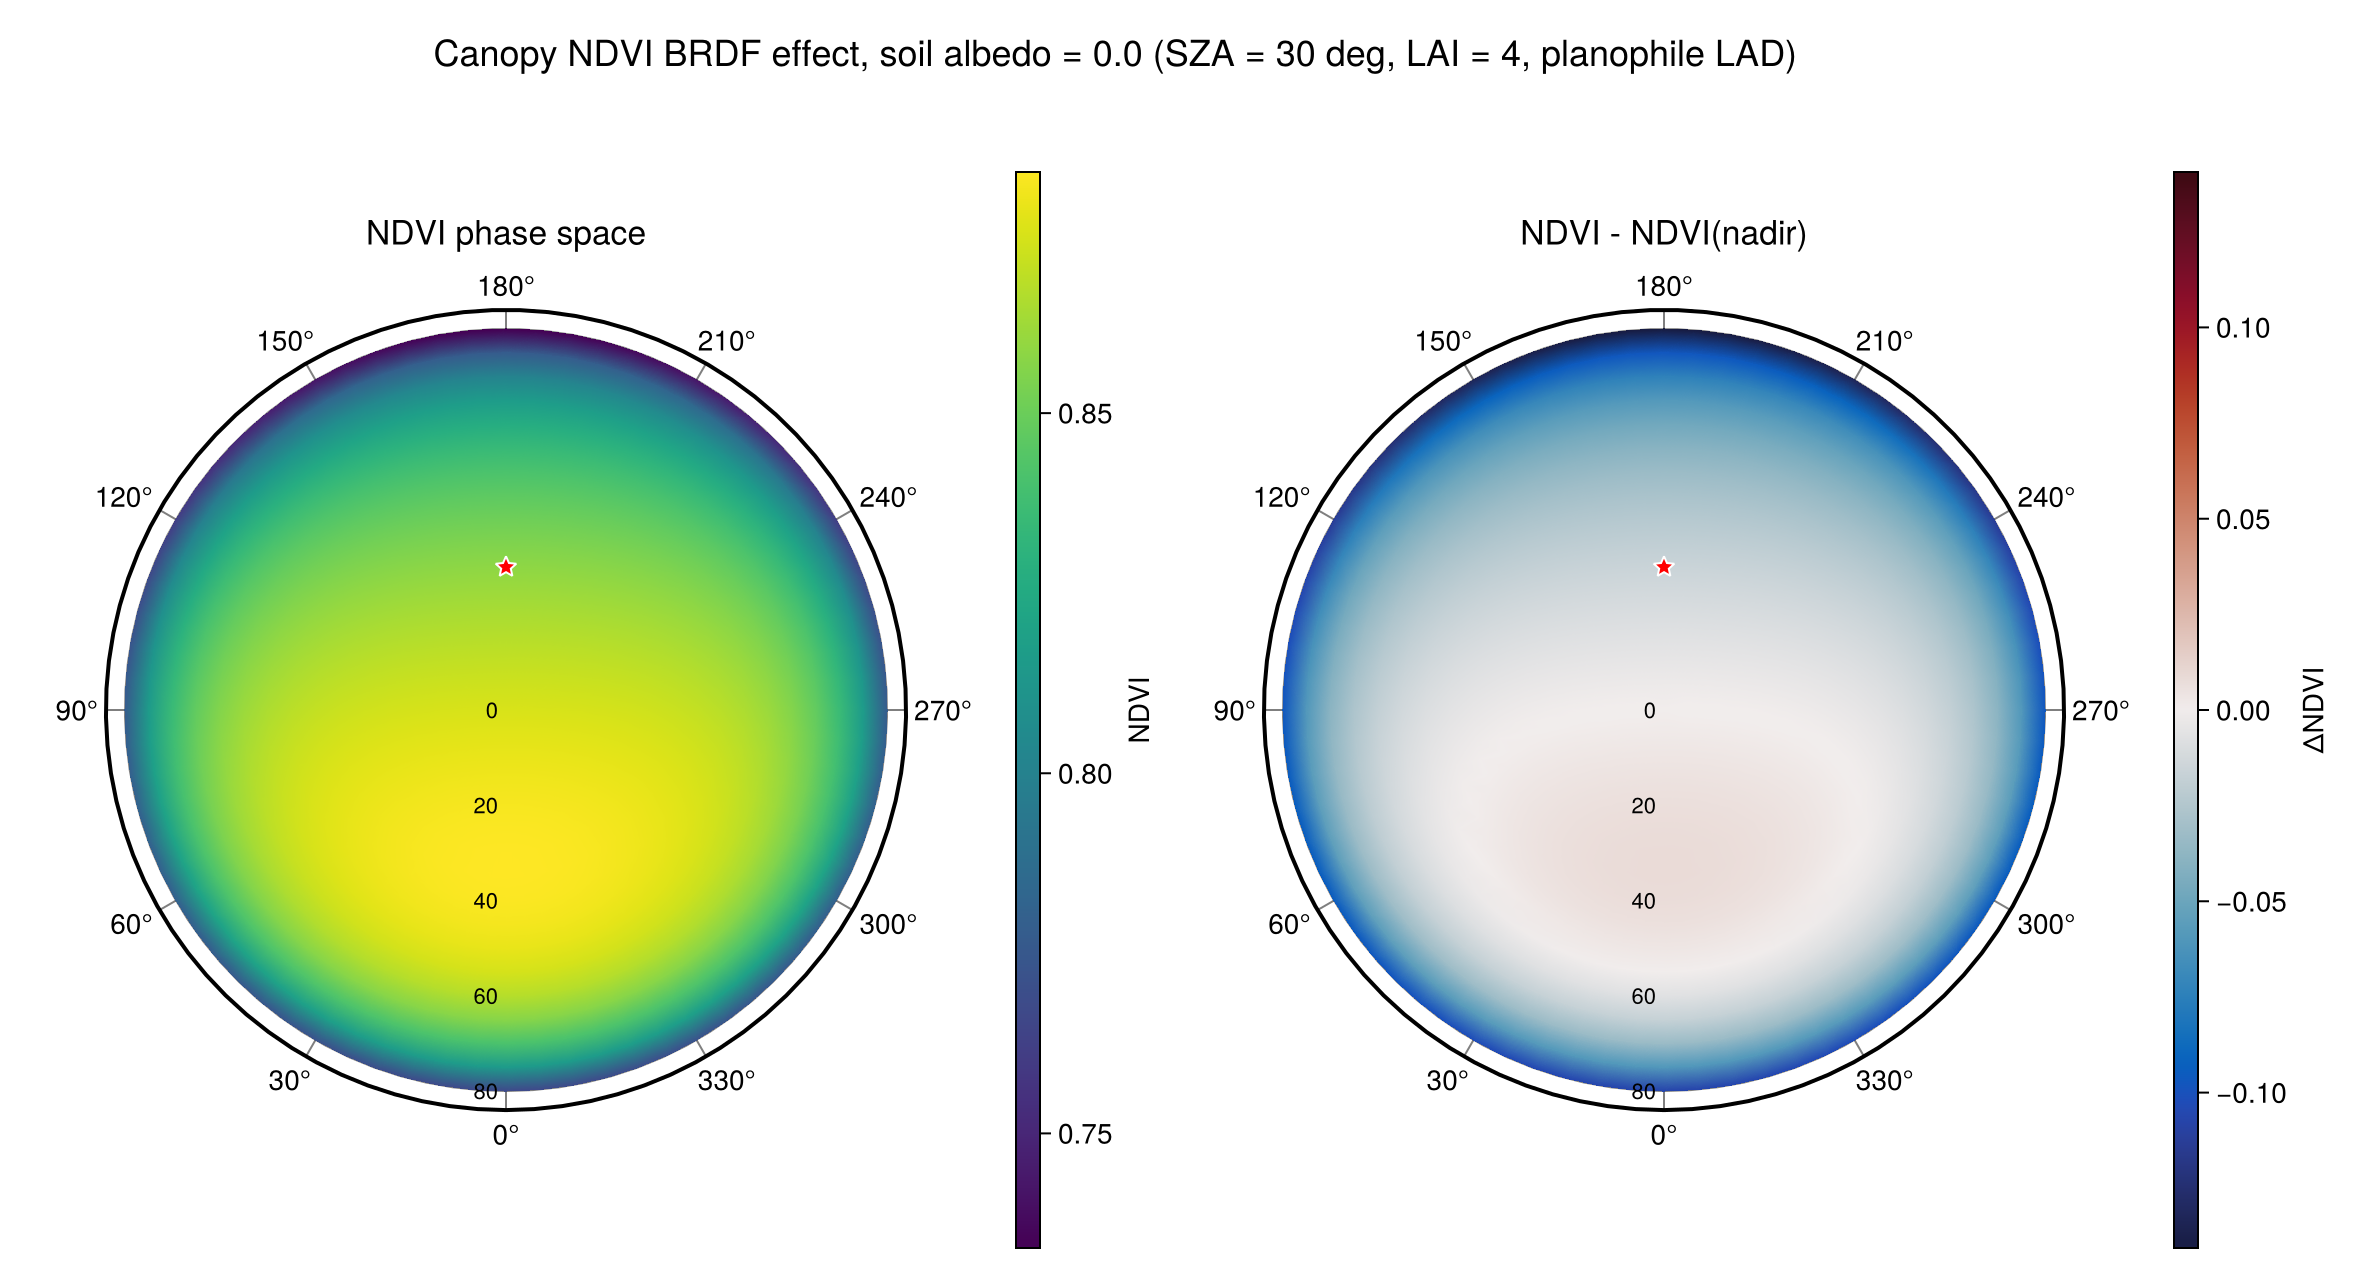

The Julia source for this figure:
# =================================================================
# Full phase-space canopy NDVI BRDF effect at 685 and 800 nm
#
# This is a no-gas, no-LUT sandbox. It runs 685 and 800 nm together over a
# dense (VZA, VAZ) grid, computes NDVI, and plots the angular structure for a
# black Lambertian soil (albedo = 0).
#
# Run with:
#   julia --project=docs sandbox/canopy_ndvi_phase_albedo0_685_800nm.jl
# =================================================================

using vSmartMOM
using vSmartMOM.CoreRT
using CanopyOptics
using CairoMakie
using Statistics

const λ_nm = [685.0, 800.0]
const ν_cm⁻¹ = 1e7 ./ λ_nm
const sza_deg = 30.0

vzas_deg = collect(0.0:5.0:80.0)
vazs_deg = collect(0.0:5.0:355.0)
n_vza, n_vaz = length(vzas_deg), length(vazs_deg)

vza_all = repeat(vzas_deg; inner=n_vaz)
vaz_all = repeat(vazs_deg; outer=n_vza)

function no_absorption_phase_params()
    # Minimal, no-absorption scene. The pressure thickness is 0.01 hPa, so
    # Rayleigh scattering above the canopy is negligible but the usual RT
    # machinery still has a valid atmospheric layer.
    return parameters_from_dict(Dict{String,Any}(
        "radiative_transfer" => Dict{String,Any}(
            "spec_bands" => [string("[", join(ν_cm⁻¹, " "), "]")],
            "surface" => ["LambertianSurfaceScalar(0.0)"],
            "quadrature_type" => "RadauQuad()",
            "polarization_type" => "Stokes_I()",
            "max_m" => 8,
            "Δ_angle" => 2.0,
            "l_trunc" => 64,
            "depol" => -1.0,
            "float_type" => "Float64",
            "architecture" => "CPU()",
        ),
        "geometry" => Dict{String,Any}(
            "sza" => sza_deg,
            "vza" => vza_all,
            "vaz" => vaz_all,
            "obs_alt" => 1000.0,
        ),
        "atmospheric_profile" => Dict{String,Any}(
            "T" => [285.0],
            "p" => [1012.99, 1013.0],
            "profile_reduction" => -1,
        ),
    ))
end

leaf = CanopyOptics.LeafProspectProProperties(
    N = 1.5,
    Ccab = 40.0,
    Ccar = 8.0,
    Canth = 0.0,
    Cbrown = 0.0,
    Cw = 0.012,
    Cm = 0.009,
    Cprot = 0.0,
    Ccbc = 0.0,
)

opti = CanopyOptics.createLeafOpticalStruct(400.0:1.0:2500.0)
T_leaf_grid, R_leaf_grid = CanopyOptics.prospect(leaf, opti)
λ_grid = [Float64(v.val) for v in opti.λ]
grid_idx = [findmin(abs.(λ_grid .- λ))[2] for λ in λ_nm]
R_leaf = R_leaf_grid[grid_idx]
T_leaf = T_leaf_grid[grid_idx]

params = no_absorption_phase_params()
params.brdf[1] = CanopySurface(;
    soil = LambertianSurfaceScalar(0.0),
    LAI = 4.0,
    n_layers = 1,
    LAD = CanopyOptics.planophile_leaves2(Float64),
    leaf_reflectance = R_leaf,
    leaf_transmittance = T_leaf,
    leaf_optics_grid = λ_nm,
    grid_unit = :nm,
)

model = model_from_parameters(params)
R, _ = rt_run(model)
println("R size (dirs, stokes, λ): ", size(R))

R_red_grid = permutedims(reshape(R[:, 1, 1], n_vaz, n_vza))
R_nir_grid = permutedims(reshape(R[:, 1, 2], n_vaz, n_vza))
NDVI_grid = (R_nir_grid .- R_red_grid) ./ (R_nir_grid .+ R_red_grid)

nadir_ndvi = mean(NDVI_grid[1, :])
ΔNDVI_grid = NDVI_grid .- nadir_ndvi

println("685 nm reflectance extrema: ", extrema(R_red_grid))
println("800 nm reflectance extrema: ", extrema(R_nir_grid))
println("NDVI extrema: ", extrema(NDVI_grid))
println("NDVI at nadir: ", nadir_ndvi)
println("ΔNDVI from nadir extrema: ", extrema(ΔNDVI_grid))

θ_rad = deg2rad.(vcat(vazs_deg, 360.0))
NDVI_plot = hcat(NDVI_grid, NDVI_grid[:, 1])
ΔNDVI_plot = hcat(ΔNDVI_grid, ΔNDVI_grid[:, 1])
Δlim = maximum(abs, ΔNDVI_grid)

fig = Figure(size = (1180, 640))

ax_ndvi = PolarAxis(fig[1, 1];
    title = "NDVI phase space",
    theta_0 = π / 2,
    direction = -1,
    rticks = 0:20:80,
    rticklabelsize = 11,
    thetaticks = (deg2rad.(0:30:330), string.(0:30:330) .* "°"),
)
hm_ndvi = surface!(ax_ndvi, θ_rad, vzas_deg, NDVI_plot';
                   colormap = :viridis, shading = NoShading)
Colorbar(fig[1, 2], hm_ndvi; label = "NDVI")

ax_delta = PolarAxis(fig[1, 3];
    title = "NDVI - NDVI(nadir)",
    theta_0 = π / 2,
    direction = -1,
    rticks = 0:20:80,
    rticklabelsize = 11,
    thetaticks = (deg2rad.(0:30:330), string.(0:30:330) .* "°"),
)
hm_delta = surface!(ax_delta, θ_rad, vzas_deg, ΔNDVI_plot';
                    colormap = :balance, colorrange = (-Δlim, Δlim),
                    shading = NoShading)
Colorbar(fig[1, 4], hm_delta; label = "ΔNDVI")

# In vSmartMOM's relative-azimuth convention, the hotspot/backscatter side is
# at VAZ = 180 deg and VZA = SZA.
for ax in (ax_ndvi, ax_delta)
    scatter!(ax, [deg2rad(180.0)], [sza_deg];
             color = :red, markersize = 12, marker = :star5,
             strokecolor = :white, strokewidth = 1.0)
end

Label(fig[0, 1:4],
      "Canopy NDVI BRDF effect, soil albedo = 0.0 (SZA = 30 deg, LAI = 4, planophile LAD)";
      fontsize = 18)

out_png = joinpath(@__DIR__, "canopy_ndvi_phase_albedo0_685_800nm.png")
save(out_png, fig)
println("Saved NDVI phase-space plot -> ", out_png)
fig
